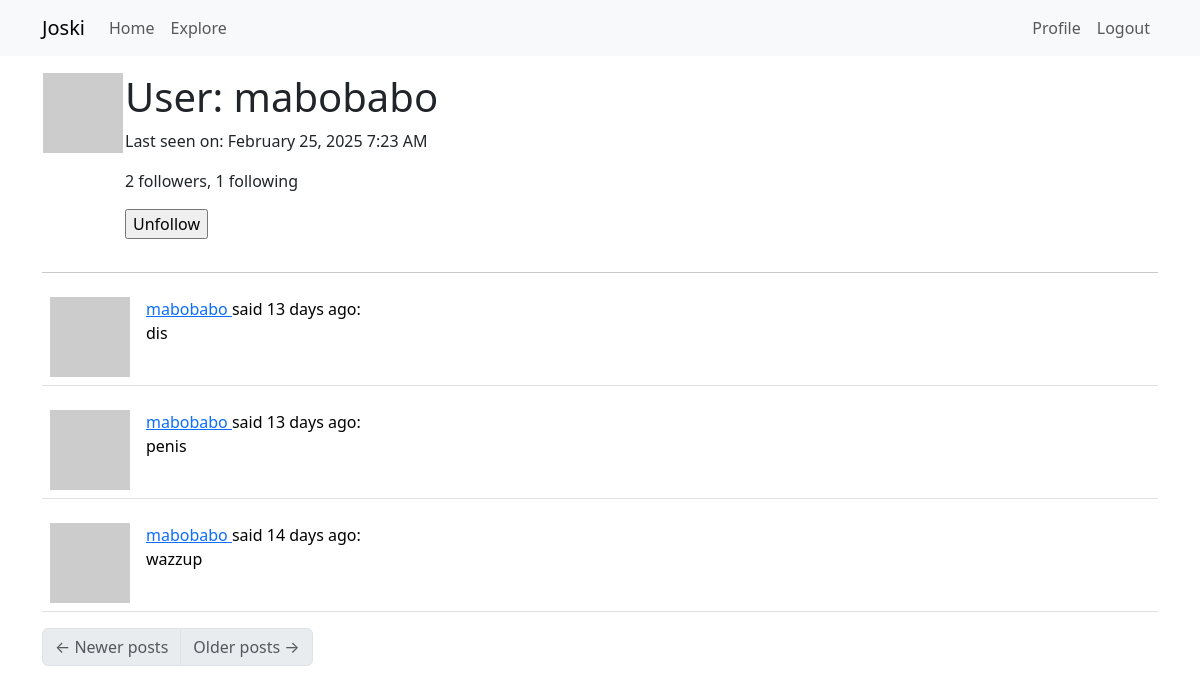
The app's page /user/mabobabo (signed in) with its own data.
### app/models.py (models this page shows, shortened)
class User(UserMixin, db.Model):
    id: saorm.Mapped[int] = saorm.mapped_column(primary_key=True)
    username: saorm.Mapped[str] = saorm.mapped_column(sa.String(64), index=True, unique=True)
    email: saorm.Mapped[str] = saorm.mapped_column(sa.String(120), index=True, unique=True)
    password_hash: saorm.Mapped[typing.Optional[str]] = saorm.mapped_column(sa.String(256))
    about_me: saorm.Mapped[typing.Optional[str]] = saorm.mapped_column(sa.String(140))
    last_seen: saorm.Mapped[typing.Optional[datetime]] = saorm.mapped_column(default=lambda: datetime.now(timezone.utc))
    posts: saorm.WriteOnlyMapped['Post'] = saorm.relationship(back_populates='author')
    following: saorm.WriteOnlyMapped['User'] = saorm.relationship(
        secondary=followers, primaryjoin=(followers.c.follower_id == id),
        secondaryjoin=(followers.c.followed_id == id),
        back_populates='followers')
    followers: saorm.WriteOnlyMapped['User'] = saorm.relationship(
        secondary=followers, primaryjoin=(followers.c.followed_id == id),
        secondaryjoin=(followers.c.follower_id == id),
        back_populates='following')
    def avatar(self, size):
        digest = md5(self.email.lower().encode('utf-8')).hexdigest()
        return f'https://www.gravatar.com/avatar/{digest}?d=identicon&s={size}'
    def is_following(self, user):
        query = self.following.select().where(User.id == user.id)
        return db.session.scalar(query) is not None
    def followers_count(self):
        query = sa.select(sa.func.count()).select_from(
            self.followers.select().subquery())
        return db.session.scalar(query)
    def following_count(self):
        query = sa.select(sa.func.count()).select_from(
            self.following.select().subquery())
        return db.session.scalar(query)

class Post(db.Model):
    id: saorm.Mapped[int] = saorm.mapped_column(primary_key=True)
    body: saorm.Mapped[str] = saorm.mapped_column(sa.String(140))
    timestamp: saorm.Mapped[datetime] = saorm.mapped_column(index=True, default=lambda: datetime.now(timezone.utc))
    user_id: saorm.Mapped[int] = saorm.mapped_column(sa.ForeignKey(User.id), index=True)
    author: saorm.Mapped[User] = saorm.relationship(back_populates='posts')

### app/routes/route.py (the view)
@bp.route('/user/<username>')
@login_required
def user(username):
    user = db.first_or_404(sa.select(User).where(User.username == username))
    page = request.args.get('page', 1, type=int)
    query = user.posts.select().order_by(Post.timestamp.desc())
    posts = db.paginate(query, page=page,
                        per_page=current_app.config['POSTS_PER_PAGE'],
                        error_out=False)
    next_url = url_for('routes.user', username=user.username, page=posts.next_num) \
        if posts.has_next else None
    prev_url = url_for('routes.user', username=user.username, page=posts.prev_num) \
        if posts.has_prev else None
    form = EmptyForm()
    return render_template('user.html', user=user, posts=posts,
                           next_url=next_url, prev_url=prev_url, form=form)

### app/forms.py
class EmptyForm(FlaskForm):
    submit = SubmitField('Submit')

### app/models.py (called while the page is built)
@login.user_loader
def load_user(id):
    return db.session.get(User, int(id))

### app/routes/route.py (called while the page is built)
@bp.before_request # means before view func
def before_request():
    if current_user.is_authenticated:
        current_user.last_seen = datetime.now(timezone.utc)
        db.session.commit()

### app/templates/user.html (shortened to what this page needs)
{% extends "base.html" %}
{% block content %}
    <table>
        <tr valign="top">
            <td><img src="{{ user.avatar(128) }}"></td>
            <td>
                <h1>User: {{ user.username }}</h1>
                {% if user.last_seen %}
                <p>Last seen on: {{ moment(user.last_seen).format('LLL') }} </p>
                {% endif %}
                <p>{{ user.followers_count() }} followers, {{ user.following_count() }} following</p>
                {% if user == current_user %}
                    <p><a href="{{ url_for('routes.edit_profile') }}">Edit your profile</a></p>
                {% else %}
                <p>
                    <form action="{{ url_for('routes.unfollow', username=user.username) }}" method="post">
                        {{ form.submit(value='Unfollow') }}
                    </form>
                </p>
                {% endif %}
            </td>
        </tr>
    </table>
    <hr>
    {% for post in posts %}
        {% include '_post.html' %}
    {% endfor %}
    <nav aria-label="Post navigation">
        <ul class="pagination">
            <li class="page-item{% if not prev_url %} disabled{% endif %}">
                <a class="page-link" href="{{ prev_url }}">
                    <span aria-hidden="true">&larr;</span> Newer posts
                </a>
            </li>
            <li class="page-item{% if not next_url %} disabled{% endif %}">
                <a class="page-link" href="{{ next_url }}">
                    Older posts <span aria-hidden="true">&rarr;</span>
                </a>
            </li>
        </ul>
    </nav>
{% endblock %}

### app/templates/_post.html
<table class="table table-hover">
    <tr>
        <td width="70px">
            <a href="{{ url_for('routes.user', username=post.author.username) }}">
                <img src="{{ post.author.avatar(70) }}" />
            </a>
        </td>
        <td>
            <a href="{{ url_for('routes.user', username=post.author.username) }}">
                {{ post.author.username }}
            </a>
            said {{ moment(post.timestamp).fromNow() }}:
            <br>
            {{ post.body }}
        </td>
    </tr>
</table>

### records on screen
User: username "mabobabo", last_seen "February 25, 2025 7:23 AM"
Post: author.username "mabobabo", timestamp "13 days ago", body "dis"
Post: author.username "mabobabo", timestamp "13 days ago", body "penis"
Post: author.username "mabobabo", timestamp "14 days ago", body "wazzup"

### other values on screen
{{ user.followers_count() }} "2"
{{ user.following_count() }} "1"
